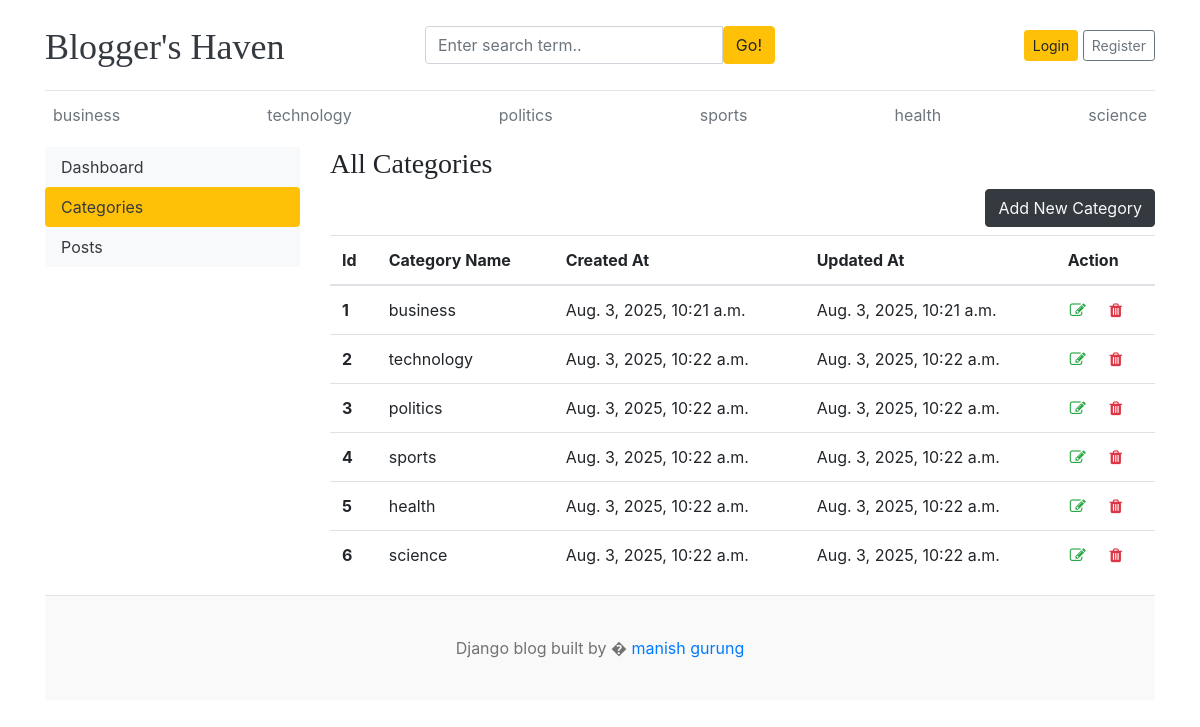
Page /dashboard/categories/ on the earlier database version.
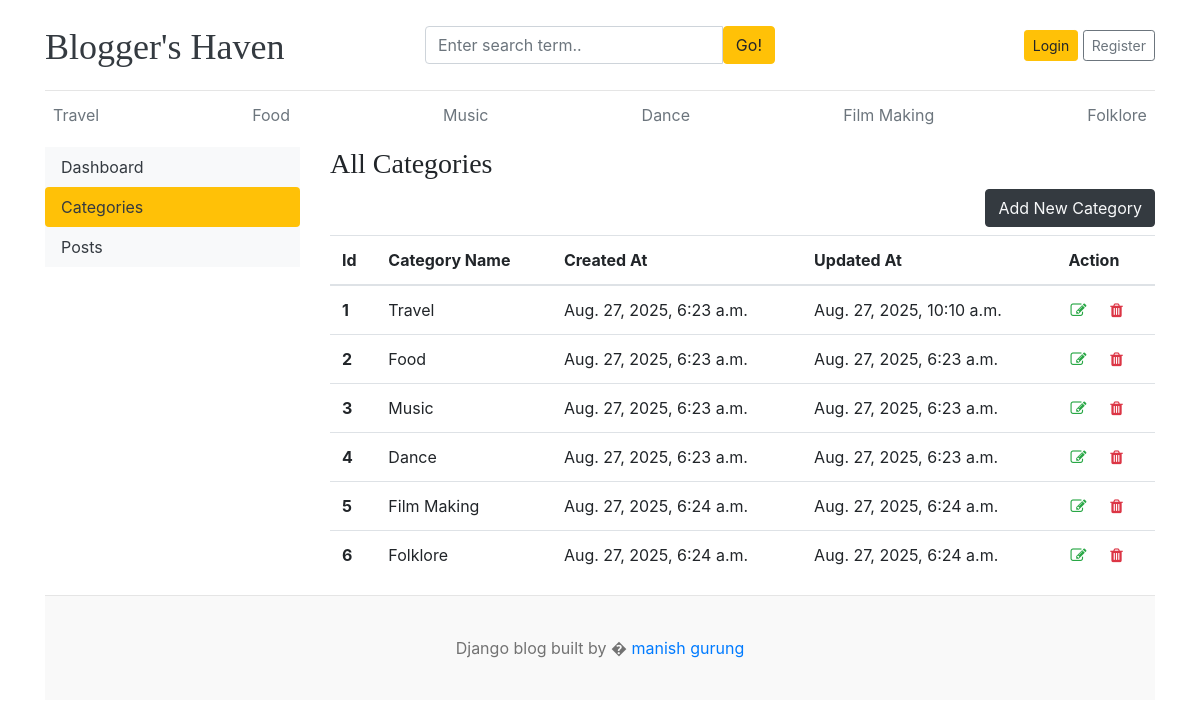
Same page on the later database version.
### blogs/models.py (models this page shows, shortened)
class Category(models.Model):
    Category_name = models.CharField(max_length=50, unique=True)
    created_at = models.DateTimeField(auto_now_add=True)
    updated_at = models.DateTimeField(auto_now=True)
    class Meta:
        verbose_name_plural = 'Categories'

### dashboard/views.py (the view)
# urls.py: path('categories/', views.categories, name='categories'),
def categories(request):
    return render(request, 'dashboard/categories.html')

### blogs/context_processors.py (called while the page is built)
def get_categories(request):
    categories= Category.objects.all()
    return dict(categories=categories)

### templates/dashboard/categories.html
{% extends 'base.html' %}
{% block content %}
<div class="row">
    {% include './leftsidebar.html' %}
    <div class="col-md-9">
        <h3>All Categories</h3>
        <a href="{% url 'add_categories' %}" class="btn btn-dark text-light float-right mb-2">Add New Category</a>
        <table class="table table-hover">
        <thead>
            <tr>
            <th>Id</th>
            <th>Category Name</th>
            <th>Created At</th>
            <th>Updated At</th>
            <th>Action</th>
            </tr>
        </thead>
        <tbody>
        {% for cat in categories %}
        <tr>
            <th>{{ forloop.counter }}</th>
            <td>{{ cat.Category_name }}</td>
            <td>{{ cat.created_at }}</td>
            <td>{{ cat.updated_at }}</td>
            <td>
                <a href="{% url 'edit_categories' cat.id %}"><i class="fa fa-edit text-success"></i></a> &nbsp;&nbsp;
                <a href="{% url 'delete_categories' cat.id %}"><i class="fa fa-trash text-danger"></i></a>
            </td>
        </tr>
        {% endfor %}
        </tbody>
        </table>
    </div>
</div>
{% endblock %}

### templates/header.html (shortened to what this page needs)
{% load static %}
<!DOCTYPE html>
<html lang="en">
<head>
    <link href="https://getbootstrap.com/docs/4.0/dist/css/bootstrap.min.css" rel="stylesheet">
    <link href="{% static 'css/blog.css' %}" rel="stylesheet">
    <link rel="stylesheet" href="https://cdnjs.cloudflare.com/ajax/libs/font-awesome/7.0.0/css/fontawesome.min.css" />
    <link rel="stylesheet" href="https://cdnjs.cloudflare.com/ajax/libs/font-awesome/4.7.0/css/font-awesome.min.css">
  </head>
<body>
    <div class="container">
      <header class="blog-header py-3">
        <div class="row flex-nowrap justify-content-between align-items-center">
          <div class="col-lg-4 pt-1">
            <a class="blog-header-logo text-dark" href="/">Blogger's Haven</a>
          </div>
          <div class="col-4">
            <form action="{% url 'search' %}" method="get">
              <div class="input-group">
                <input class="form-control" name="keyword" type="text" placeholder="Enter search term.." aria-label="Enter search term.."aria-describedby="button-search" />
                <button type="submit" class="btn btn-warning" id="button-search" type="button">Go!</button>
              </div>
            </form>
          </div>
          <div class="col-4 d-flex justify-content-end align-items-center">
            {% if not user.is_authenticated %}
            <a class="btn btn-sm btn-warning" href="{% url 'login' %}">Login</a> &nbsp;
            <a class="btn btn-sm btn-outline-secondary" href="{% url 'register' %}">Register</a>
              {% else %}
                <span><a href="{% url 'dashboard' %}" class="btn btn-warning">Dashboard</a></span> &nbsp;
                <span><a href="{% url 'logout' %}">Logout</a></span>
            {% endif %}
          </div>
        </div>
      </header>
      <div class="nav-scroller py-1 mb-2">
        <nav class="nav d-flex justify-content-between">
          {% for cat in categories %}
          <a class="p-2 text-muted" href="{% url 'posts_by_category' cat.id %}">{{ cat.Category_name }}</a>
          {% endfor %}
        </nav>
      </div>

Differences in the rows shown:
removed Category: Category_name "business", created_at "Aug. 3, 2025, 10:21 a.m.", updated_at "Aug. 3, 2025, 10:21 a.m."
removed Category: Category_name "technology", created_at "Aug. 3, 2025, 10:22 a.m.", updated_at "Aug. 3, 2025, 10:22 a.m."
removed Category: Category_name "politics", created_at "Aug. 3, 2025, 10:22 a.m.", updated_at "Aug. 3, 2025, 10:22 a.m."
removed Category: Category_name "sports", created_at "Aug. 3, 2025, 10:22 a.m.", updated_at "Aug. 3, 2025, 10:22 a.m."
removed Category: Category_name "health", created_at "Aug. 3, 2025, 10:22 a.m.", updated_at "Aug. 3, 2025, 10:22 a.m."
removed Category: Category_name "science", created_at "Aug. 3, 2025, 10:22 a.m.", updated_at "Aug. 3, 2025, 10:22 a.m."
added Category: Category_name "Travel", created_at "Aug. 27, 2025, 6:23 a.m.", updated_at "Aug. 27, 2025, 10:10 a.m."
added Category: Category_name "Food", created_at "Aug. 27, 2025, 6:23 a.m.", updated_at "Aug. 27, 2025, 6:23 a.m."
added Category: Category_name "Music", created_at "Aug. 27, 2025, 6:23 a.m.", updated_at "Aug. 27, 2025, 6:23 a.m."
added Category: Category_name "Dance", created_at "Aug. 27, 2025, 6:23 a.m.", updated_at "Aug. 27, 2025, 6:23 a.m."
added Category: Category_name "Film Making", created_at "Aug. 27, 2025, 6:24 a.m.", updated_at "Aug. 27, 2025, 6:24 a.m."
added Category: Category_name "Folklore", created_at "Aug. 27, 2025, 6:24 a.m.", updated_at "Aug. 27, 2025, 6:24 a.m."
